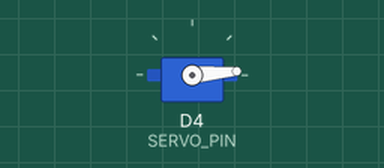
A sketch run on a simulated ESP8266 (NodeMCU). Shown: servo.

Above: at 0.05 s.
At 0.85 s:
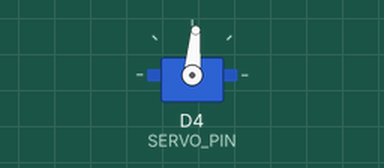
At 1.7 s:
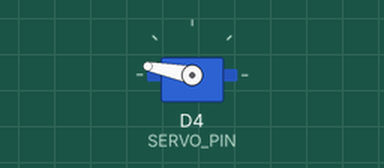
At 3.4 s:
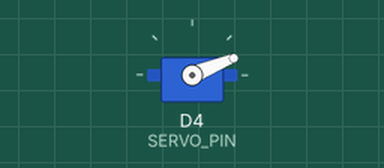
Timing chart, 0 to 8.3 s (numbered marks = the images above):
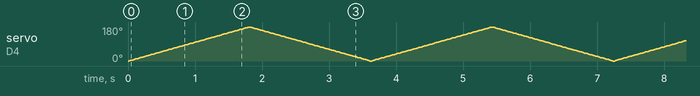

The sketch:

Servo_Sweep.ino
```cpp
#include <Servo.h>

#define SERVO_PIN D4
Servo myservo;

void setup() {
    myservo.attach(SERVO_PIN, 500, 2400);
}

void loop() {
    int pos;

    for (pos = 0; pos <= 180; pos += 1) {
        myservo.write(pos);
        delay(10);
    }
    for (pos = 180; pos >= 0; pos -= 1) {
        myservo.write(pos);
        delay(10);
    }
}
```
